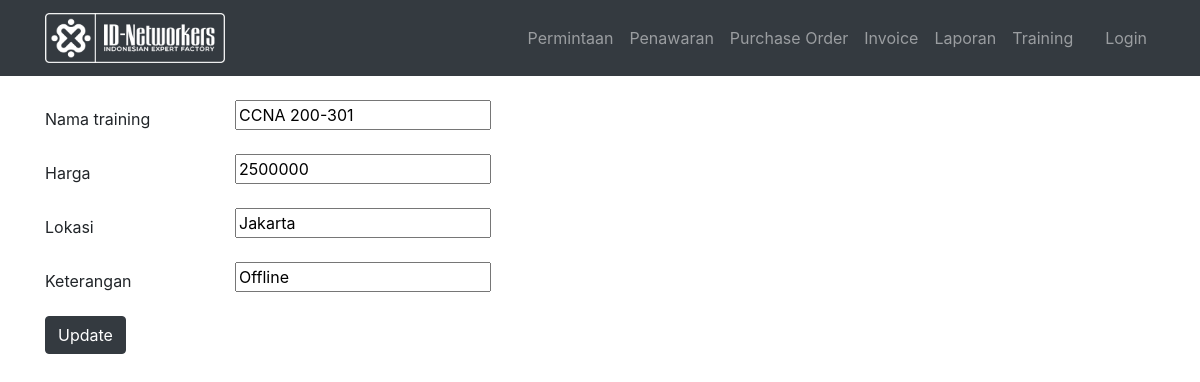
/edit_training/55, run on the app's committed database.
### IDN_APP/models.py (models this page shows, shortened)
class Training(models.Model):
    def number():
        no = Training.objects.count()
        if no == None:
            final = str(1)
            return final
        else:
            final = str(no + 1)
            return final
    nomor = models.CharField(max_length=20, default=number)
    nama_training = models.CharField(max_length=50,default='',blank=True)
    harga = models.IntegerField()
    lokasi = models.CharField(max_length=20)
    keterangan = models.CharField(max_length=50)

### IDN_APP/views.py (the view)
# urls.py: re_path(r'^edit_training/(?P<pk>\d+)$', edit_training, name="edit_training"),
def edit_training(request, pk):
    item = get_object_or_404(Training, pk=pk)
    if request.method == "POST":
        form = TrainingForm(request.POST, instance=item)
        if form.is_valid():
            form.save()
            return redirect('display_training')
    else:
        form = TrainingForm(instance=item)
        return render(request, "edit_training.html", {"form":form})

### IDN_APP/forms.py
class TrainingForm(forms.ModelForm):
    class Meta:
        model = Training
        fields = ('nama_training','harga','lokasi','keterangan')

### IDN_APP/templates/edit_training.html (shortened to what this page needs)
{% extends 'base.html' %}
{% block body %}
<div class="container">
  <form method="POST">
    <br>
    {% for field in form %}
    <div class="form-group row">
      <label for="id_{field.name}" class="col-2 col-form-label"> {{field.label}}</label>
      <div class="col-10">
        {{field}}
      </div>
    </div>
    {% endfor %}
    <button type="submit" class="btn btn-dark" name="button">Update</button>
  </form>
</div>
{% endblock %}

### data on the page
Training: form "CCNA 200-301" "2500000" "Jakarta" "Offline"

### other printed values
{{ field.label }} "Nama training" "Harga" "Lokasi" "Keterangan"
